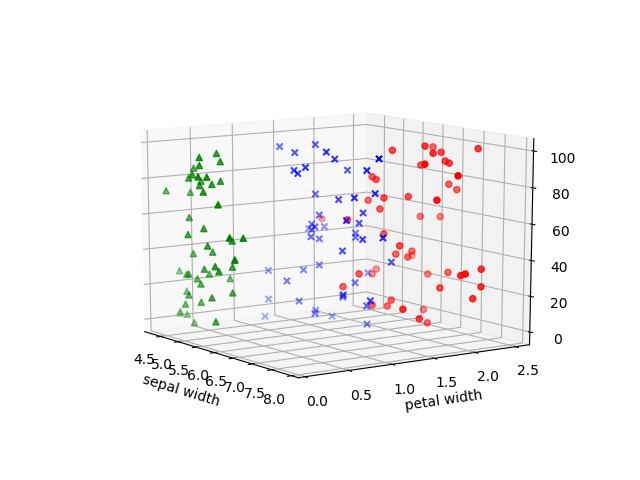

Python code for this plot:
from mpl_toolkits.mplot3d import Axes3D
import matplotlib.pyplot as plot
import numpy as np
import p4data as d


def randrange(n, vmin, vmax):
    return (vmax - vmin)*np.random.rand(n) + vmin


cu = list(set(d.class_name))
v_sw = [[] for c in cu]
v_pw = [[] for c in cu]
for i in range(len(d.class_name)):
    for j in range(len(cu)):
        if cu[j] == d.class_name[i]:
            v_sw[j].append(d.sepal_length[i])
            v_pw[j].append(d.petal_width[i])
fig = plot.figure()
ax = fig.add_subplot(111, projection='3d')
n = d.count
c = ['r','g','b']
m = ['o','^','x']
for i in range(len(cu)):
    xs = v_sw[i]
    ys = v_pw[i]
    zs = randrange(len(v_sw[i]), 0, 100)
    ax.scatter(xs, ys, zs, c=c[i], marker=m[i])
ax.set_xlabel('sepal width')
ax.set_ylabel('petal width')

plot.show()
